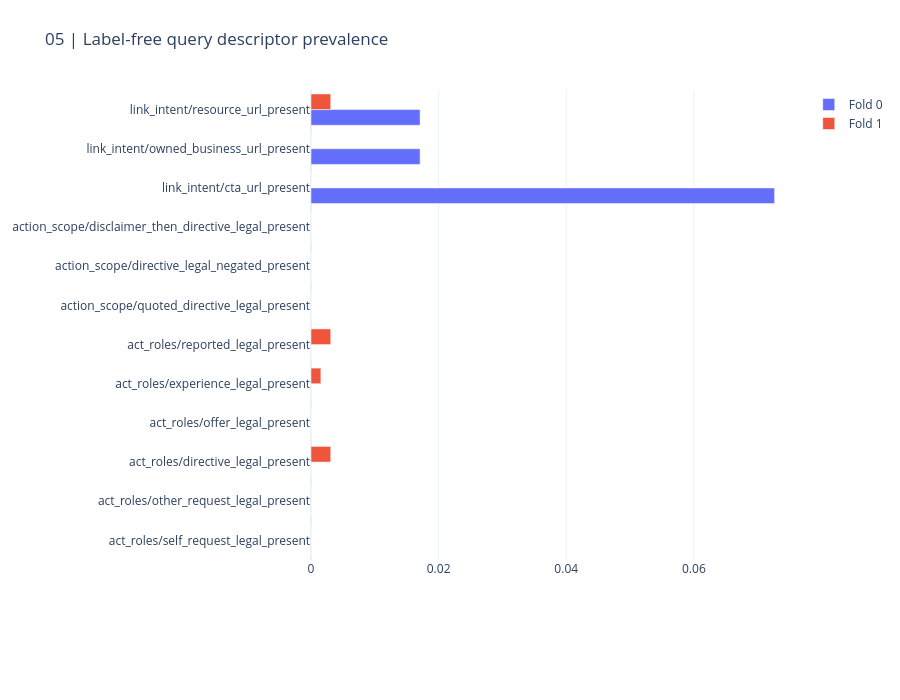
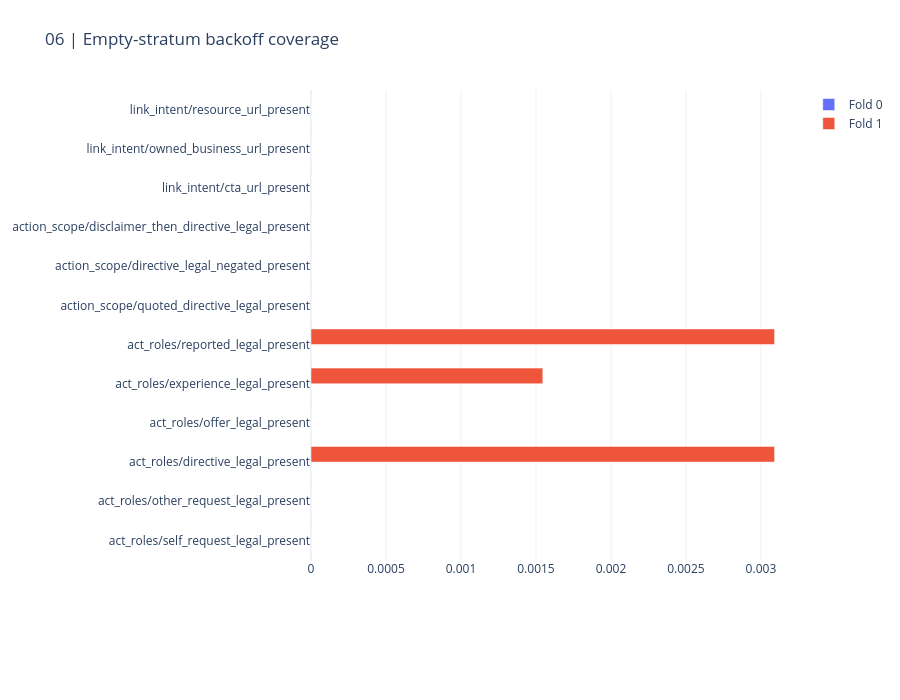

Write notebook code for charts like these, in order.
### Markdown cell above
## 5. Reference coverage and diagnostics

Matching absence is distinct from observing a behavior. The fixed backoff avoids empty-class neighborhoods. Inspect which descriptors are rare before interpreting any coefficient.

### Code cell
display(pd.DataFrame(result["diagnostics"]).query("inner_fold == 'outer_query'"))
CHARTS[4].show(renderer="plotly_mimetype")
CHARTS[5].show(renderer="plotly_mimetype")

### Figure 1 — Plotly figure (JSON) as saved in the notebook; plotly's stock layout.template omitted (floating-point values rounded to 4 significant figures)
{"data": [{"name": "Fold 0", "orientation": "h", "type": "bar", "x": [0.0, 0.0, 0.0, 0.0, 0.0, 0.0, 0.0, 0.0, 0.0, 0.07265, 0.01709, 0.01709], "y": ["act_roles/self_request_legal_present", "act_roles/other_request_legal_present", "act_roles/directive_legal_present", "act_roles/offer_legal_present", "act_roles/experience_legal_present", "act_roles/reported_legal_present", "action_scope/quoted_directive_legal_present", "action_scope/directive_legal_negated_present", "action_scope/disclaimer_then_directive_legal_present", "link_intent/cta_url_present", "link_intent/owned_business_url_present", "link_intent/resource_url_present"]}, {"name": "Fold 1", "orientation": "h", "type": "bar", "x": [0.0, 0.0, 0.003091, 0.0, 0.001546, 0.003091, 0.0, 0.0, 0.0, 0.0, 0.0, 0.003091], "y": ["act_roles/self_request_legal_present", "act_roles/other_request_legal_present", "act_roles/directive_legal_present", "act_roles/offer_legal_present", "act_roles/experience_legal_present", "act_roles/reported_legal_present", "action_scope/quoted_directive_legal_present", "action_scope/directive_legal_negated_present", "action_scope/disclaimer_then_directive_legal_present", "link_intent/cta_url_present", "link_intent/owned_business_url_present", "link_intent/resource_url_present"]}], "layout": {"barmode": "group", "height": 700, "margin": {"b": 140, "l": 130, "r": 35, "t": 90}, "title": {"text": "05 | Label-free query descriptor prevalence"}, "xaxis": {"automargin": true}, "yaxis": {"automargin": true}}}

### Figure 2 — Plotly figure (JSON) as saved in the notebook; plotly's stock layout.template omitted (floating-point values rounded to 4 significant figures)
{"data": [{"name": "Fold 0", "orientation": "h", "type": "bar", "x": [0.0, 0.0, 0.0, 0.0, 0.0, 0.0, 0.0, 0.0, 0.0, 0.0, 0.0, 0.0], "y": ["act_roles/self_request_legal_present", "act_roles/other_request_legal_present", "act_roles/directive_legal_present", "act_roles/offer_legal_present", "act_roles/experience_legal_present", "act_roles/reported_legal_present", "action_scope/quoted_directive_legal_present", "action_scope/directive_legal_negated_present", "action_scope/disclaimer_then_directive_legal_present", "link_intent/cta_url_present", "link_intent/owned_business_url_present", "link_intent/resource_url_present"]}, {"name": "Fold 1", "orientation": "h", "type": "bar", "x": [0.0, 0.0, 0.003091, 0.0, 0.001546, 0.003091, 0.0, 0.0, 0.0, 0.0, 0.0, 0.0], "y": ["act_roles/self_request_legal_present", "act_roles/other_request_legal_present", "act_roles/directive_legal_present", "act_roles/offer_legal_present", "act_roles/experience_legal_present", "act_roles/reported_legal_present", "action_scope/quoted_directive_legal_present", "action_scope/directive_legal_negated_present", "action_scope/disclaimer_then_directive_legal_present", "link_intent/cta_url_present", "link_intent/owned_business_url_present", "link_intent/resource_url_present"]}], "layout": {"barmode": "group", "height": 700, "margin": {"b": 140, "l": 130, "r": 35, "t": 90}, "title": {"text": "06 | Empty-stratum backoff coverage"}, "xaxis": {"automargin": true}, "yaxis": {"automargin": true}}}
